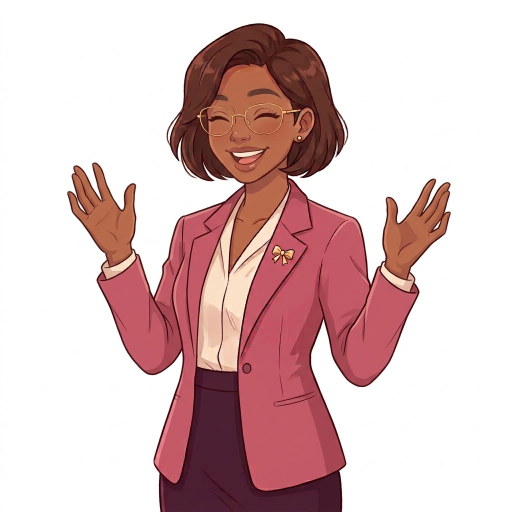
#> input picture assets-src/lacey-feliz-original.png, 1024 x 1024 px (shown at 1/2 size); its folder holds only this picture in this run
$ python recortar.py
#> lines starting #> are read from the running program, lines starting #| are printed output that depends on the picture; after the words box and inside, x2 and y2 are one past the last pixel; in counts of white or black regions, pixels touching at a corner belong together
"""Quita el fondo blanco liso de las imágenes de Lacey y las deja listas para la web.

Solo borra el blanco que está conectado con el borde de la imagen, así no se
come la blusa crema ni los brillos de los lentes. Suaviza el contorno y
exporta un WEBP transparente y una carita para el botón flotante.

Uso:  python3 tools/recortar.py            (procesa todas las poses de assets-src/)
      python3 tools/recortar.py origen.png public/lacey/nombre
"""
import glob, os
import sys
from collections import deque
from PIL import Image, ImageFilter

UMBRAL = 232      # qué tan blanco tiene que ser un píxel para contar como fondo
TAM_WEB = 640     # tamaño final en píxeles
CARA = (305, 10, 725, 430)  # recuadro de la cara en la imagen original de 1024 px
TAM_CARA = 192


def recortar(origen, destino_sin_ext):
#> called with origen = 'assets-src/lacey-feliz-original.png', destino_sin_ext = 'public/lacey/feliz'
    im = Image.open(origen).convert("RGBA")
    w, h = im.size
#> w = 1024; h = 1024
    px = im.load()

    def es_fondo(x, y):
        r, g, b, _ = px[x, y]
        return min(r, g, b) >= UMBRAL and max(r, g, b) - min(r, g, b) < 18

    # Relleno desde los bordes
    fondo = bytearray(w * h)
    cola = deque()
    for x in range(w):
        cola.extend([(x, 0), (x, h - 1)])
    for y in range(h):
        cola.extend([(0, y), (w - 1, y)])
    while cola:
        x, y = cola.popleft()
        i = y * w + x
        if fondo[i] or not es_fondo(x, y):
            continue
        fondo[i] = 1
        if x > 0: cola.append((x - 1, y))
        if x < w - 1: cola.append((x + 1, y))
        if y > 0: cola.append((x, y - 1))
        if y < h - 1: cola.append((x, y + 1))
#> this loop made 2649680 passes
#> (r in es_fondo, g in es_fondo, b in es_fondo) on passes 1 to 3: (253, 253, 253), (254, 254, 254), (253, 253, 253)

    # Máscara: 255 = personaje. Suavizado leve para que el borde no se vea serruchado.
    mask = Image.new("L", (w, h))
#> mask: PIL image 1024x1024 L; every value is 0
    mask.putdata([0 if f else 255 for f in fondo])
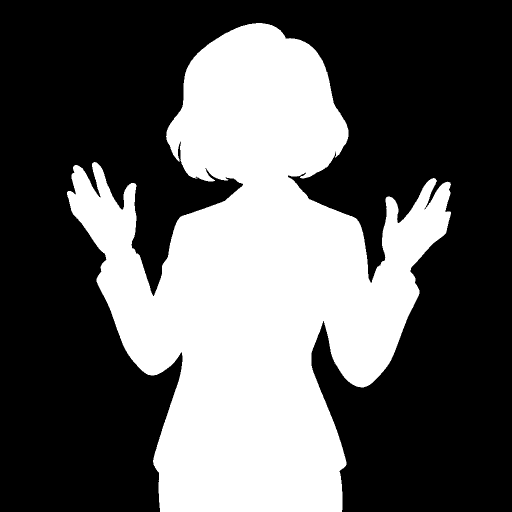
#> mask: PIL image 1024x1024 L (shown at 1/2 size); 36.8% white; 2 white regions (1 under 20 px), largest, box (x1, y1, x2, y2) and area: (134, 46, 902, 1024) 386246
    mask = mask.filter(ImageFilter.MinFilter(3)).filter(ImageFilter.GaussianBlur(0.8))
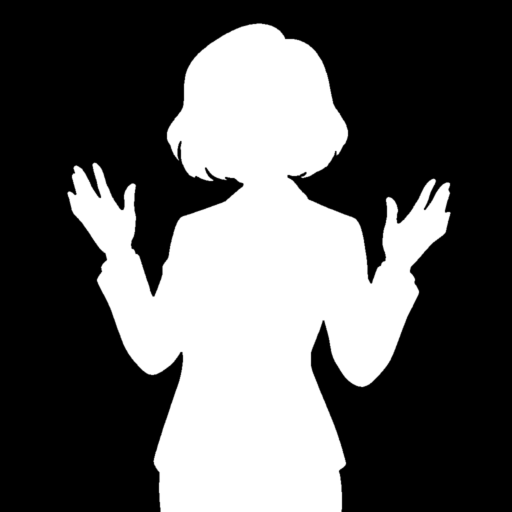
#> mask: PIL image 1024x1024 L (shown at 1/2 size); min 0, max 255, mean 92.4

    # En el borde, quitar el halo blanco: los píxeles claros del contorno se vuelven más transparentes.
    mpx = mask.load()
    for y in range(h):
        for x in range(w):
            a = mpx[x, y]
            if 0 < a < 255:
                r, g, b, _ = px[x, y]
                claridad = min(r, g, b) / 255
                mpx[x, y] = int(a * (1 - 0.6 * max(0, claridad - 0.75) / 0.25))
    im.putalpha(mask)

    # Se conserva el lienzo cuadrado completo: así todas las poses quedan alineadas igual.
    final = im.resize((TAM_WEB, TAM_WEB), Image.LANCZOS)
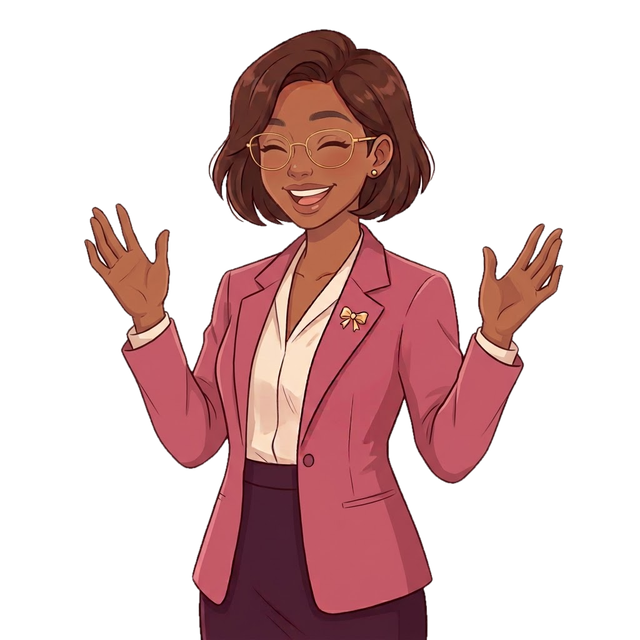
#> final: PIL image 640x640 RGBA; mean R, G, B, A 58.5, 30.7, 30.9, 92.4; transparent parts drawn white
    final.save(destino_sin_ext + ".webp", quality=88, method=6)
    # Carita para el botón flotante
    cara = im.crop(CARA).resize((TAM_CARA, TAM_CARA), Image.LANCZOS)
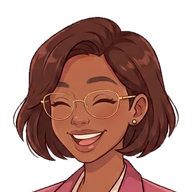
#> cara: PIL image 192x192 RGBA; mean R, G, B, A 73.4, 39.7, 32.3, 139.9; transparent parts drawn white
    carpeta, nombre = os.path.split(destino_sin_ext)
    cara.save(os.path.join(carpeta, "cara-" + nombre + ".webp"), quality=90, method=6)
    print("listo:", destino_sin_ext)


if __name__ == "__main__":
    if len(sys.argv) == 3:
        recortar(sys.argv[1], sys.argv[2])
    else:
        os.makedirs("public/lacey", exist_ok=True)
        for origen in sorted(glob.glob("assets-src/lacey-*-original.png")):
            pose = os.path.basename(origen)[len("lacey-"):-len("-original.png")]
            recortar(origen, f"public/lacey/{pose}")

$ run again, on assets-src/lacey-pensando-original.png
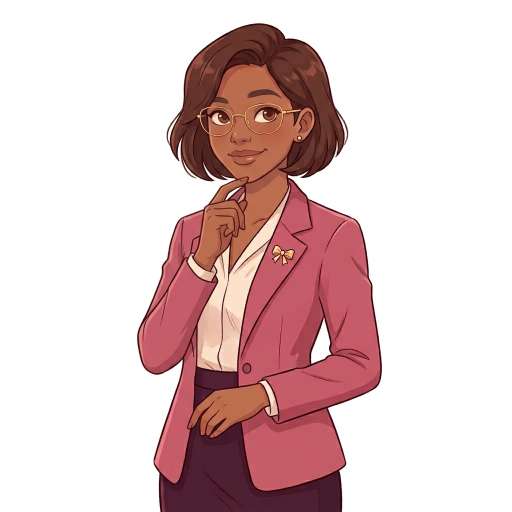
#> input picture assets-src/lacey-pensando-original.png, 1024 x 1024 px (shown at 1/2 size)
#> the loop in recortar, `while cola:` made 2838832 passes
#> (r in es_fondo, g in es_fondo, b in es_fondo) on passes 1 to 3: (253, 253, 253), (254, 254, 254), (253, 253, 253)
#> in recortar, `mask.putdata([0 if f else 255 for f in fondo])`:
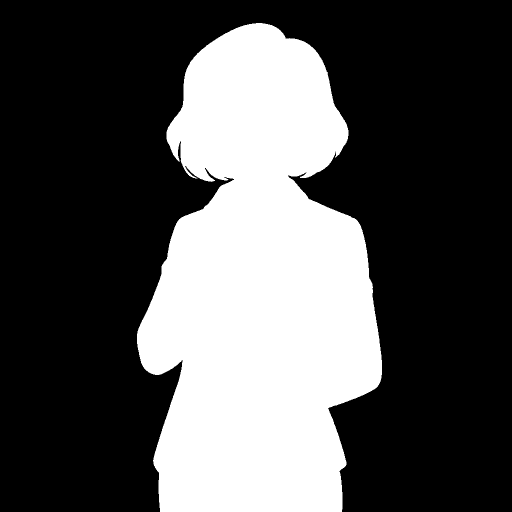
#> mask: PIL image 1024x1024 L (shown at 1/2 size); 32.3% white; 1 white region, box (x1, y1, x2, y2) and area: (274, 46, 764, 1024) 338959
#> in recortar, `cara = im.crop(CARA).resize((TAM_CARA, TAM_CARA), Image.LANCZOS)`:
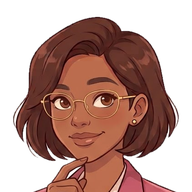
#> cara: PIL image 192x192 RGBA; mean R, G, B, A 75.3, 41.4, 33.4, 141.9; transparent parts drawn white
